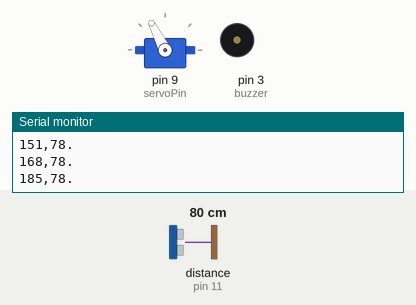
Simulated run of this sketch. Board: Arduino Uno, built with avr-gcc and run on an emulated ATmega328P. On the bench: servo, buzzer (waves = sounding), the last lines printed to the serial monitor. Wiring (inferred from the names in the program): ultrasonic range finder: trigger pin 10; echo pin 11. The test bench sets the inputs (shaded band); at power-on: distance to the obstacle (sensor on pin 11) 80 cm. The echo pulse lasts 58.3 µs per cm.

Above: at 1.2 s.
1.3 s: distance to the obstacle (sensor on pin 11) set to 36 cm
3.8 s: distance to the obstacle (sensor on pin 11) set to 29 cm
At 5.5 s:
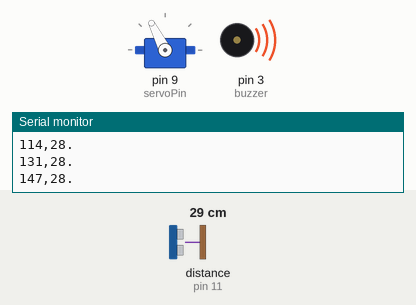
6.0 s: distance to the obstacle (sensor on pin 11) set to 35 cm
At 8.0 s:
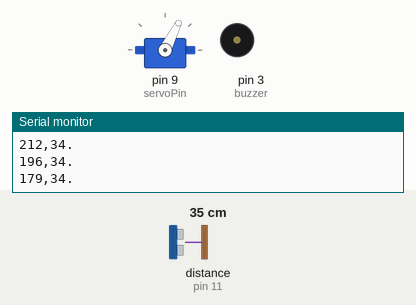
8.3 s: distance to the obstacle (sensor on pin 11) set to 4 cm
At 8.7 s:
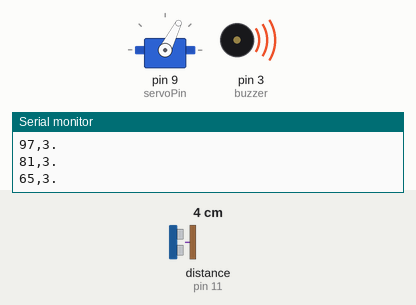
Timing chart, 0 to 11.5 s (numbered marks = the images above; inputs shaded):
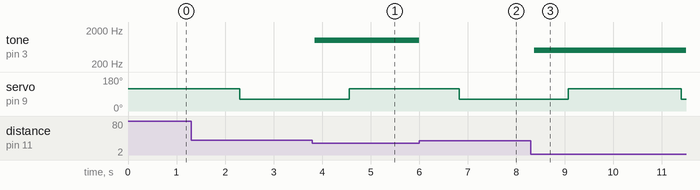

Measured:
- the behaviour switches between 32 and 31 cm on distance to the obstacle (sensor on pin 11) (found by bisection; images 0 and 1)
- after the input at 3.8 s, tone on pin 3 (buzzer): silent → 1000 Hz after 0.05 s
- after the input at 6.0 s, tone on pin 3 (buzzer): 1000 Hz → silent at once
- after the input at 8.3 s, tone on pin 3 (buzzer): silent → 500 Hz after 0.07 s

The sketch:

Radar.ino
```cpp
#include <Servo.h>

// Servo 360°
Servo myservo;
int servoPin = 9;

// Sensor ultrasonik
const int trigPin = 10;
const int echoPin = 11;

// Buzzer
const int buzzer = 3;

// Servo control
int direction = 1; // 1 = clockwise, -1 = counter-clockwise
unsigned long lastSwitchTime = 0;
const unsigned long moveDuration = 2250; // lama 1 putaran 360° penuh → sesuaikan dengan servomu

unsigned long currentTime;

long duration;
int distance;

void setup() {
  myservo.attach(servoPin);
  pinMode(trigPin, OUTPUT);
  pinMode(echoPin, INPUT);
  pinMode(buzzer, OUTPUT);

  Serial.begin(9600);
  noTone(buzzer);
}

void loop() {
  currentTime = millis();

  // Ganti arah bila sudah selesai 1 putaran
  if (currentTime - lastSwitchTime >= moveDuration) {
    direction *= -1;
    lastSwitchTime = currentTime;
  }

  // Gerakkan servo 360°
  if (direction == 1) {
    myservo.write(117); // searah jarum jam
  } else {
    myservo.write(63);  // berlawanan arah jam
  }

  // Hitung sudut berdasarkan waktu
  unsigned long elapsed = currentTime - lastSwitchTime;
  float fraction = (float)elapsed / moveDuration;
  int angle;
  if (direction == 1) {
    angle = (int)(fraction * 360.0);  // 0 → 360
  } else {
    angle = 360 - (int)(fraction * 360.0); // 360 → 0
  }

  if (angle >= 360) angle = 359;  // Biar ga overflow

  distance = calculateDistance();
  updateBuzzer(distance);

  // Kirim ke Processing
  Serial.print(angle);
  Serial.print(",");
  Serial.print(distance);
  Serial.println(".");

  delay(100);
}

void updateBuzzer(int distance) {
  if (distance > 30) {
    noTone(buzzer);
  } else if (distance > 10) {
    tone(buzzer, 1000);
  } else {
    tone(buzzer, 500);
  }
}

int calculateDistance() {
  digitalWrite(trigPin, LOW);
  delayMicroseconds(2);
  digitalWrite(trigPin, HIGH);
  delayMicroseconds(10);
  digitalWrite(trigPin, LOW);

  duration = pulseIn(echoPin, HIGH, 23530);

  if (duration == 0) {
    return 400;
  } else {
    return duration * 0.034 / 2;
  }
}
```
